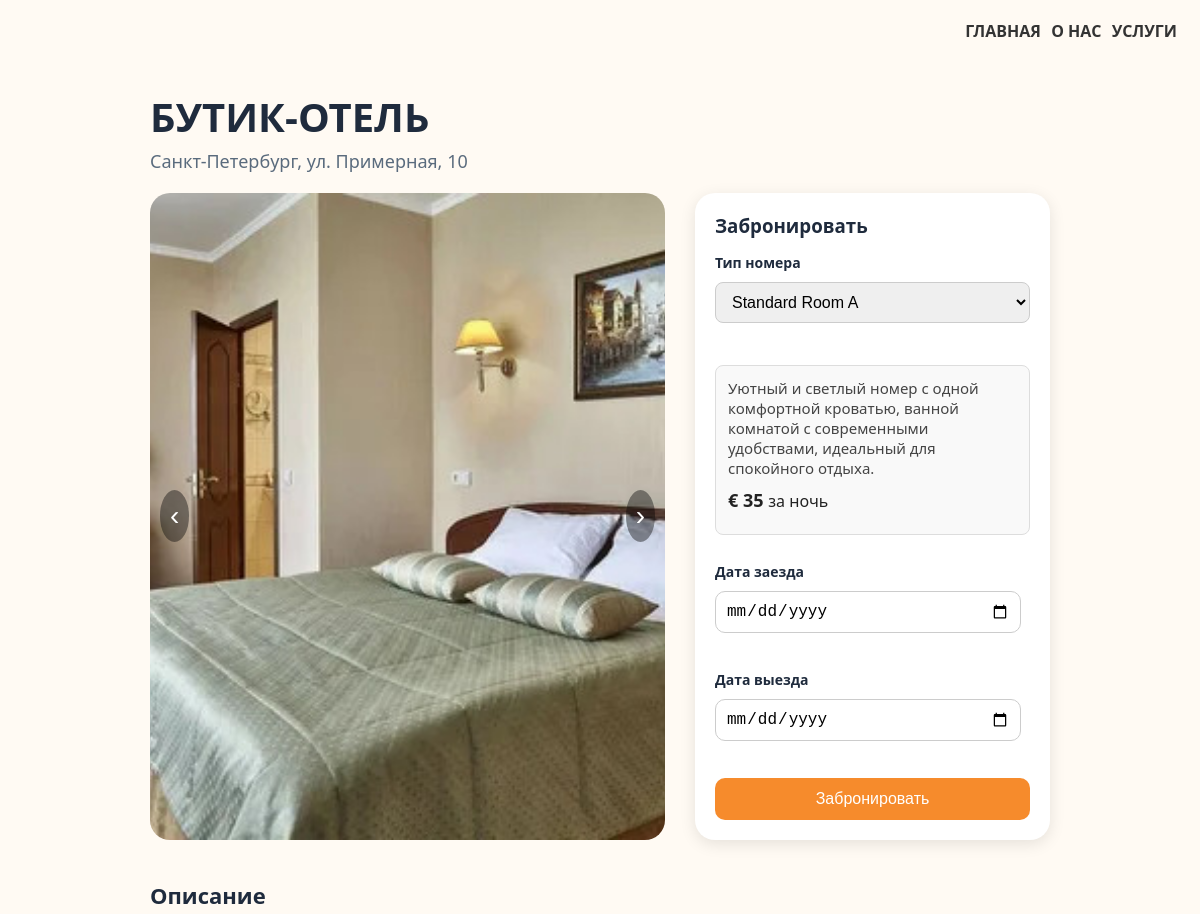
The app's page /hotel_menu/1 (upper part), older data.
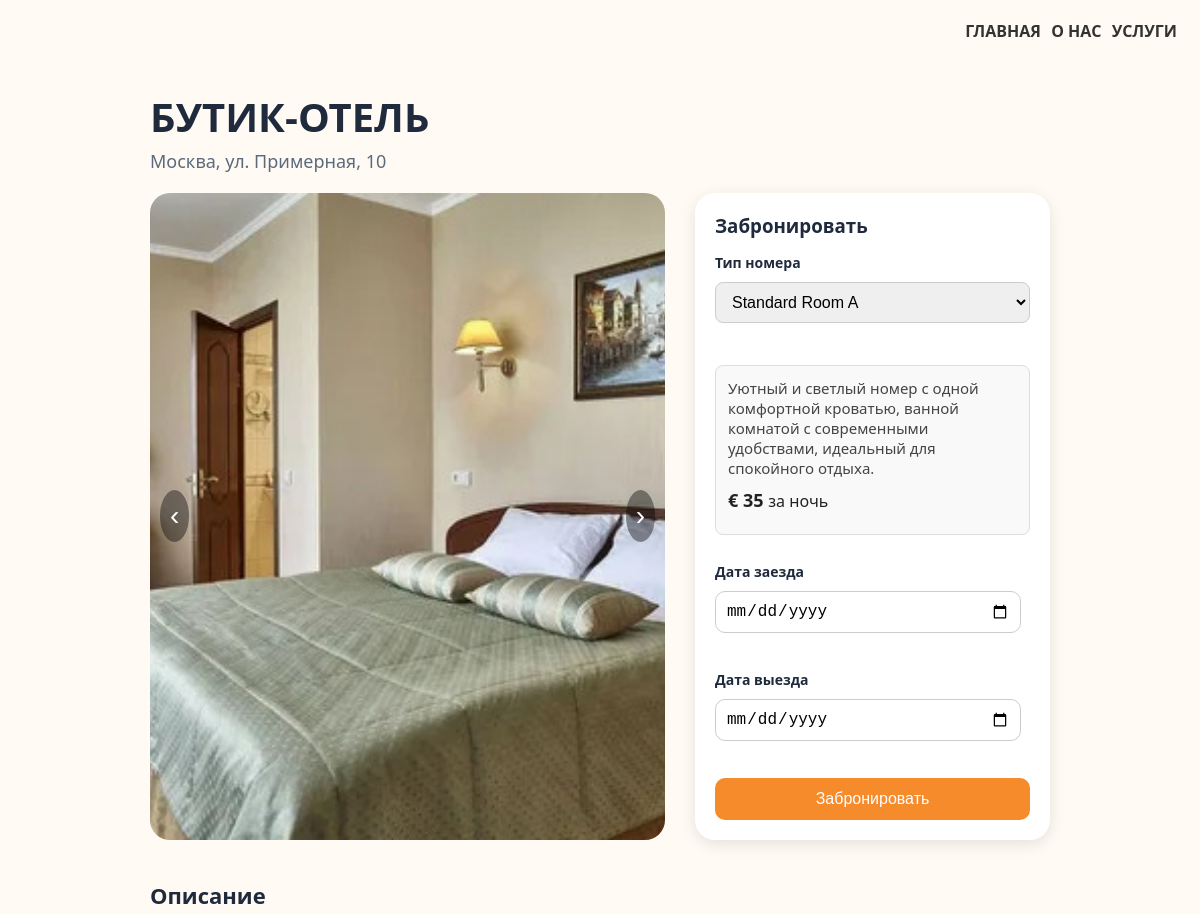
The same page, newer data.
### data/hotel.py (models this page shows)
class Hotel(SqlAlchemyBase):
    __tablename__ = 'hotel'
    id = sqlalchemy.Column(sqlalchemy.Integer, primary_key=True, autoincrement=True)
    image = sqlalchemy.Column(sqlalchemy.String)
    alternative = sqlalchemy.Column(sqlalchemy.String)
    title = sqlalchemy.Column(sqlalchemy.String)
    city = sqlalchemy.Column(sqlalchemy.String)
    price = sqlalchemy.Column(sqlalchemy.String)
    rating = sqlalchemy.Column(sqlalchemy.String)
    description = sqlalchemy.Column(sqlalchemy.String)
    conveniences = sqlalchemy.Column(sqlalchemy.String)
    reviews = orm.relationship("Review", back_populates="hotel")
    rooms = orm.relationship("Room", back_populates="hotel")

### data/room.py (models this page shows)
class Room(SqlAlchemyBase):
    __tablename__ = 'rooms'
    id = sqlalchemy.Column(sqlalchemy.Integer, primary_key=True, autoincrement=True)
    hotel_id = sqlalchemy.Column(sqlalchemy.Integer, sqlalchemy.ForeignKey('hotel.id'))
    hotel = orm.relationship('Hotel', back_populates='rooms')
    name = sqlalchemy.Column(sqlalchemy.String, nullable=False)
    description = sqlalchemy.Column(sqlalchemy.String)
    price = sqlalchemy.Column(sqlalchemy.Integer, nullable=False)
    capacity = sqlalchemy.Column(sqlalchemy.Integer, nullable=False)

### main.py (the view, shortened to what this page needs)
@app.route("/hotel_menu/<index_hotel>", methods=["GET", "POST"])
def hotel_menu(index_hotel):
    db_sess = db_session.create_session()
    room_types = [i.__dict__ for i in db_sess.query(Room).filter(Room.hotel_id == index_hotel).all()]
    files = os.listdir(path=f"static/images_{index_hotel}")
    images = [
        url_for("static", filename=f"images_{index_hotel}/room{i}.jpg")
        for i in range(1, len(files) + 1)
    ]
    hotel_card = db_sess.query(Hotel).filter(Hotel.id == index_hotel).first().__dict__
    conveniences = hotel_card["conveniences"].split(';')
    reviews = [i.__dict__ for i in db_sess.query(Review).filter(Review.hotel_id == index_hotel).all()]
    return render_template("hotel_menu.html", images=images, hotel_card=hotel_card,
                           conveniences=conveniences, reviews=reviews, room_types=room_types)

### data/db_session.py (called while the page is built)
def create_session() -> Session:
    global __factory
    return __factory()

### templates/hotel_menu.html (shortened to what this page needs)
<!DOCTYPE html>
<html lang="ru">
  <head>
    <link rel="stylesheet" href="../static/styles/hotel_menu.css" />
  </head>
  <body>
    <header>
      <nav class="navbar">
        <div class="nav-links">
          <a href="/">ГЛАВНАЯ</a>
          <a href="#">О НАС</a>
          <a href="#">УСЛУГИ</a>
        </div>
      </nav>
    </header>
    <div class="container">
      <h1>{{ hotel_card["title"] }}</h1>
      <div class="subheading">{{ hotel_card["city"] }}, ул. Примерная, 10</div>
      <div class="top-section">
        <div class="hotel-img">
          <button class="carousel-btn prev" onclick="prevImage()">‹</button>
          <img id="carousel-image" src="{{ images[0] }}" alt="Hotel Room" />
          <button class="carousel-btn next" onclick="nextImage()">›</button>
        </div>
        <div class="booking-panel">
          <h3>Забронировать</h3>
          <form class="review-form" method="POST">
            <div class="input-group">
              <label for="room-select">Тип номера</label>
              <select id="room-select" name="room">
                {% for room in room_types %}
                <option value="{{ room.id }}" data-price="{{ room.price }}" data-description="{{ room.description }}">
                  {{ room.name }}
                </option>
                {% endfor %}
              </select>
            </div>
            <div class="room-details" id="room-details">
              <p id="room-description">{{ room_types[0].description }}</p>
              <div class="price">
                € <span id="room-price">{{ room_types[0].price }}</span>
                <span style="font-weight: normal; font-size: 16px">за ночь</span>
              </div>
            </div>
            <div class="input-group">
              <label for="checkin">Дата заезда</label>
              <input type="date" id="checkin" name="checkin" />
            </div>
            <div class="input-group">
              <label for="checkout">Дата выезда</label>
              <input type="date" id="checkout" name="checkout" />
            </div>
            <button class="book-btn" name="booking_button" value="booking_button">Забронировать</button>
          </form>
        </div>
      </div>
      <div class="description">
        <h2>Описание</h2>
      </div>
    </div>
  </body>
</html>

### static/styles/hotel_menu.css (style rules this page uses)
body { font-family: "Segoe UI", sans-serif; background-color: #fffaf3; color: #1f2b3d; margin: 0; padding: 20px; }
.container { max-width: 900px; margin: 0 auto; }
h1 { font-size: 40px; font-weight: 700; text-transform: uppercase; margin-bottom: 5px; }
h2 { font-size: 22px; margin-top: 40px; }
.navbar { display: flex; justify-content: flex-end; gap: 20px; padding-bottom: 20px; font-weight: 600; }
.nav-links a { color: #333; text-decoration: none; font-weight: bold; margin: 3px; transition: color 0.3s ease; }
.subheading { font-size: 18px; color: #5a6b7d; margin-bottom: 20px; }
.top-section { display: flex; gap: 30px; flex-wrap: wrap; }
.hotel-img { flex: 1 1 50%; position: relative; border-radius: 20px; overflow: hidden; min-height: 350px; display: flex; align-items: center; justify-content: center; }
.hotel-img img { width: 100%; height: 100%; object-fit: cover; border-radius: 10px; }
.booking-panel { flex: 1 1 50%; display: flex; flex-direction: column; justify-content: center; }
.booking-panel select { width: 100%; padding: 10px 12px; font-size: 16px; border: 1px solid #ccc; border-radius: 8px; margin-bottom: 15px; box-sizing: border-box; }
.room-details { background-color: #f9f9f9; padding: 12px; border-radius: 8px; margin-bottom: 15px; border: 1px solid #ddd; }
.room-details p { margin: 0 0 10px 0; font-size: 15px; color: #444; }
.room-details .price { font-size: 18px; font-weight: bold; color: #222; }
.booking-panel .input-group label { display: block; margin-bottom: 6px; font-weight: bold; font-size: 14px; }
.booking-panel .input-group { margin-bottom: 15px; }
.carousel-btn { position: absolute; top: 50%; transform: translateY(-50%); background-color: rgba(0, 0, 0, 0.4); color: white; border: none; font-size: 28px; padding: 10px; cursor: pointer; border-radius: 50%; z-index: 10; }
.carousel-btn.prev { left: 10px; }
.carousel-btn.next { right: 10px; }
.booking-panel { flex: 1 1 250px; background-color: white; border-radius: 20px; padding: 20px; box-shadow: 0 4px 16px rgba(0, 0, 0, 0.1); animation: fadeIn 0.6s ease-in-out; }
.booking-panel h3 { margin: 0 0 15px; }
.booking-panel input { display: block; width: 90%; margin-bottom: 10px; padding: 10px; font-size: 16px; border-radius: 10px; border: 1px solid #ccc; transition: border-color 0.4s ease; }
.input-group { display: flex; flex-direction: column; gap: 4px; }
.price { font-size: 22px; font-weight: bold; margin: 10px 0; }
.book-btn { background-color: #f68b2c; color: white; padding: 12px; width: 100%; border: none; border-radius: 10px; font-size: 16px; cursor: pointer; transition: background-color 0.4s ease; }
.description, .amenities, .reviews { margin-top: 30px; }
.review-form { display: flex; flex-direction: column; gap: 12px; }

Row changes from the older to the newer data that the page shows:
changed Hotel "БУТИК-ОТЕЛЬ": city "Санкт-Петербург" → "Москва"
